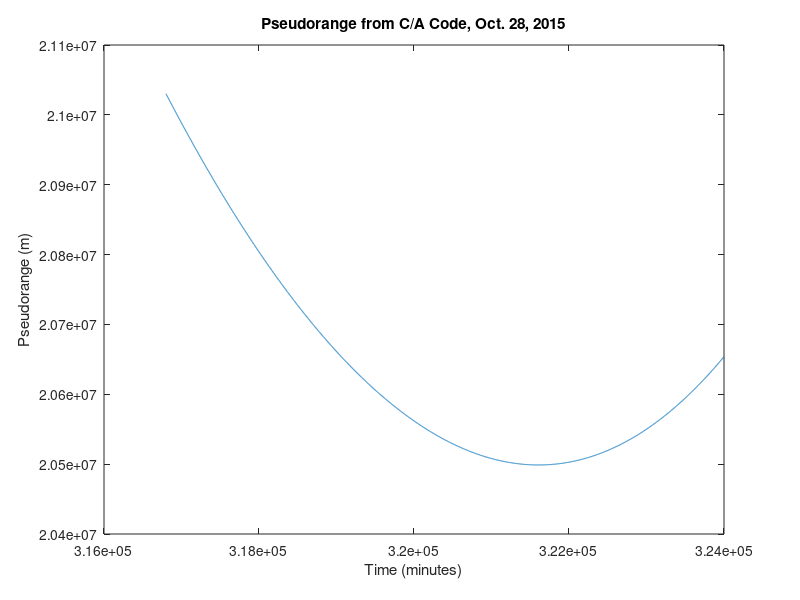
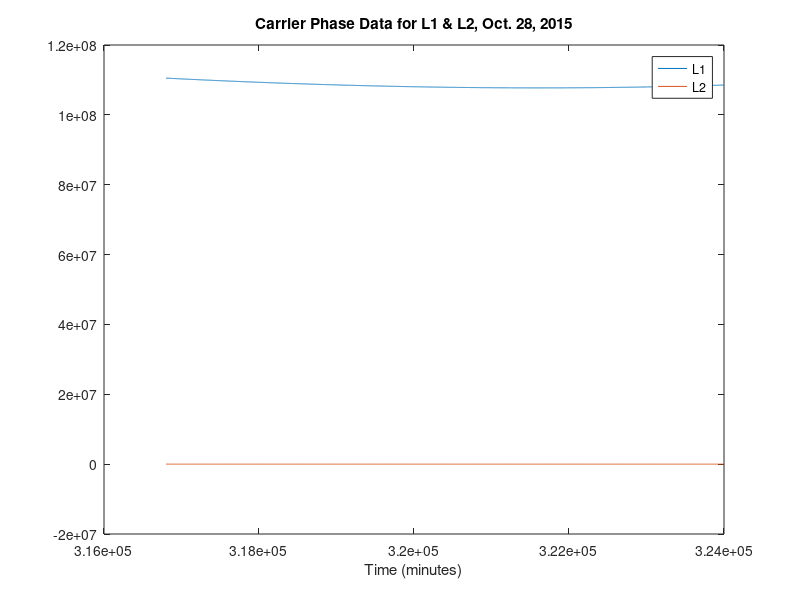
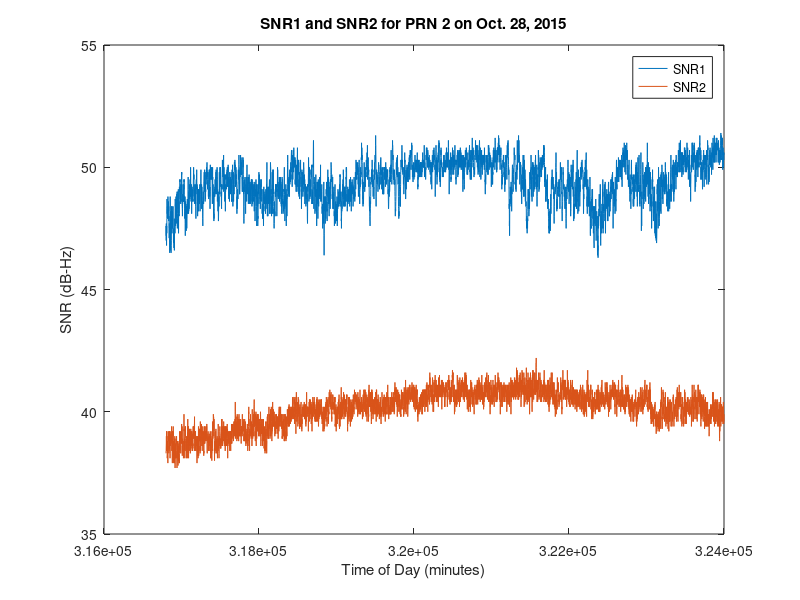
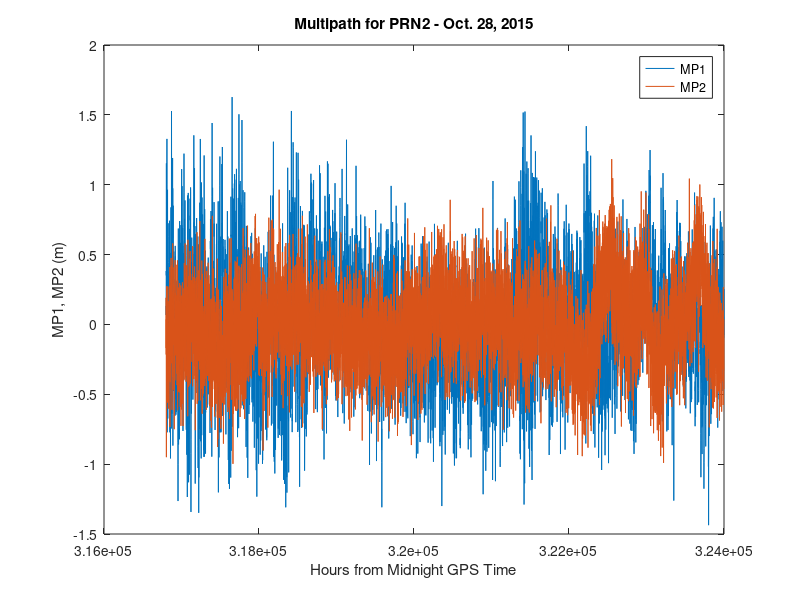

These figures' MATLAB source, in order:
% Extracts pseudorange, SNR, and carrier phase data from RINEX files
% Name of file
% fname = 'nybp3010.15o';
% PRN_list = [2, 5, 6, 10, 12];
% 
% % use function to read in the observations for the PRNs of interest
% [ rinexv3 ] = read_rinex_obs5(fname, PRN_list);

format long
format compact
clear all;
close all;
% Extract the measured pseudoranges.
% snr_NN = signal to noise ratio (NN = PRN #)
% pr_CC_NN = pseudorange (CC = code)

load('nybp_1028.mat');

i = 1;
j = 1;
k = 1;
m = 1;
n = 1;
p = 1;
q = 1;

alldata = rinexv3_1028.data;
f1 = 1575.42*1e6;   % (Hz) L1 frequency
f2 = 1227.60*1e6;   % (Hz) L2 frequency
c = 2.99792458*1e8;  % (m/s) speed of light
lambda1 = c/f1;
lambda2 = c/f2;

while i <= length(alldata)
    if alldata(i,3) == 2
        j = k;
        prn_2_data(j,:) = alldata(i,:);
        timesecsprn2(j) = prn_2_data(j,2);
        mp1prn2(j) = prn_2_data(j,7) - ((f1^2 + f2^2)/(f1^2 - f2^2))*prn_2_data(j,4)*lambda1 + (2*f2^2/(f1^2 - f2^2))*prn_2_data(j,5)*lambda2;
        mp2prn2(j) = prn_2_data(j,10) - ((f2^2 + f1^2)/(f2^2 - f1^2))*prn_2_data(j,5)*lambda2 + (2*f1^2/(f2^2 - f1^2))*prn_2_data(j,4)*lambda1;
        k = k + 1;
    elseif alldata(i,3) == 5
        j = m;
        prn_5_data(j,:) = alldata(i,:);
        timesecsprn5(j) = prn_5_data(j,2);
        mp1prn5(j) = prn_5_data(j,7) - (((f1^2 + f2^2)/(f1^2 - f2^2))*prn_5_data(j,4)*lambda1) + (2*f2^2/(f1^2 - f2^2))*prn_5_data(j,5)*lambda2;
        mp2prn5(j) = prn_5_data(j,10) - (((f2^2 + f1^2)/(f2^2 - f1^2))*prn_5_data(j,5)*lambda2) + (2*f1^2/(f2^2 - f1^2))*prn_5_data(j,4)*lambda1;
        m = m + 1;
    elseif alldata(i,3) == 6
        j = n;
        prn_6_data(j,:) = alldata(i,:);
        timesecsprn6(j) = prn_6_data(j,2);
        mp1prn6(j) = prn_6_data(j,7) - (((f1^2 + f2^2)/(f1^2 - f2^2))*prn_6_data(j,4)*lambda1) + (2*f2^2/(f1^2 - f2^2))*prn_6_data(j,5)*lambda2;
        mp2prn6(j) = prn_6_data(j,10) - (((f2^2 + f1^2)/(f2^2 - f1^2))*prn_6_data(j,5)*lambda2) + (2*f1^2/(f2^2 - f1^2))*prn_6_data(j,4)*lambda1;
        n = n + 1;
    elseif alldata(i,3) == 10
        j = p;
        prn_10_data(j,:) = alldata(i,:);
        timesecsprn10(j) = prn_10_data(j,2);
        mp1prn10(j) = prn_10_data(j,7) - (((f1^2 + f2^2)/(f1^2 - f2^2))*prn_10_data(j,4)*lambda1) + (2*f2^2/(f1^2 - f2^2))*prn_10_data(j,5)*lambda2;
        mp2prn10(j) = prn_10_data(j,10) - (((f2^2 + f1^2)/(f2^2 - f1^2))*prn_10_data(j,5)*lambda2) + (2*f1^2/(f2^2 - f1^2))*prn_10_data(j,4)*lambda1;
        p = p + 1;
    elseif alldata(i,3) == 12
        j = q;
        prn_12_data(j,:) = alldata(i,:);
        timesecsprn12(j) = prn_12_data(j,2);
        mp1prn12(j) = prn_12_data(j,7) - (((f1^2 + f2^2)/(f1^2 - f2^2))*prn_12_data(j,4)*lambda1) + (2*f2^2/(f1^2 - f2^2))*prn_12_data(j,5)*lambda2;
        mp2prn12(j) = prn_12_data(j,10) - (((f2^2 + f1^2)/(f2^2 - f1^2))*prn_12_data(j,5)*lambda2) + (2*f1^2/(f2^2 - f1^2))*prn_12_data(j,4)*lambda1;
        q = q + 1;
    end
    i = i + 1;
end
% Plot pseudorange.
figure;
plot(timesecsprn2, prn_2_data(:,7)) % C1
xlabel('Time (minutes)')
ylabel('Pseudorange (m)')
title('Pseudorange from C/A Code, Oct. 28, 2015')

% Plot carrier phase data.
figure
plot(timesecsprn2, prn_2_data(:,4), timesecsprn2, mp2prn2 - mean(mp2prn2)) % L1 & L2
xlabel('Time (minutes)')
title('Carrier Phase Data for L1 & L2, Oct. 28, 2015')
legend('L1','L2')

% Plot SNR
prn_2_snr1 = prn_2_data(:,12);
prn_2_snr2 = prn_2_data(:,13);
figure 
plot(timesecsprn2, prn_2_snr1, timesecsprn2, prn_2_snr2)
title('SNR1 and SNR2 for PRN 2 on Oct. 28, 2015')
xlabel('Time of Day (minutes)')
ylabel('SNR (dB-Hz)')
legend('SNR1', 'SNR2')

% Plot MP1, MP2.
figure;
plot(timesecsprn2, mp1prn2 - mean(mp1prn2), timesecsprn2, mp2prn2 - mean(mp2prn2)) % Multipath1 for PRN2
xlabel('Hours from Midnight GPS Time')
ylabel('MP1, MP2 (m)')
title('Multipath for PRN2 - Oct. 28, 2015')
legend('MP1','MP2')


